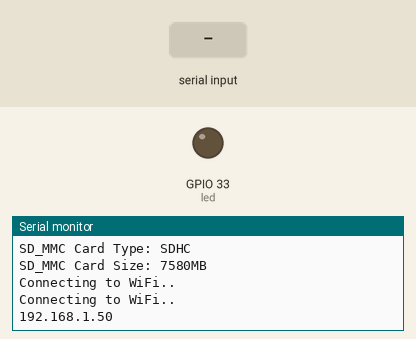
A sketch run on a simulated ESP32. On the bench: output pins drawn as LEDs (lit = HIGH), the last lines printed to the serial monitor. The test bench sets the inputs (shaded band). WiFi joins after 1.5 s; servers stay silent unless stated; storage starts empty.

Above: at 3.2 s.
3.3 s: "BUTTONPLACEHOLDER\n" received over Serial
At 4.5 s:
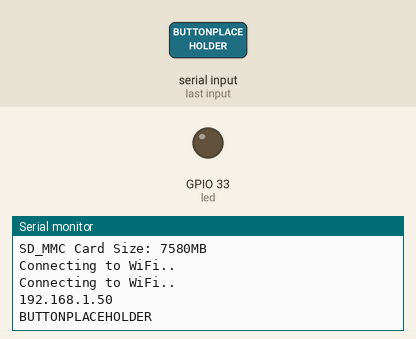
4.8 s: "90,45\n" received over Serial
At 5.6 s:
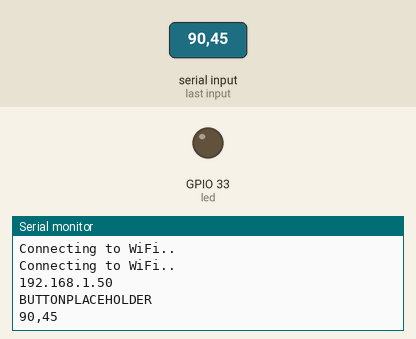
6.3 s: "L90\n" received over Serial
At 6.7 s:
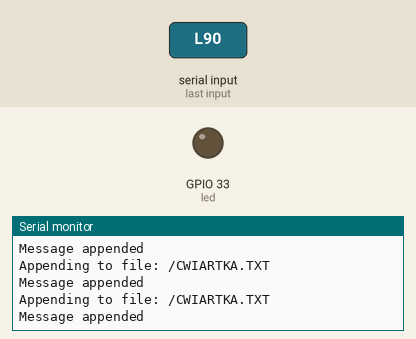

The sketch:

webserver_sd_card_button_POST_disable_button_serial.ino
```cpp
/*
ESP32-CAM
*/

#define Debug
// #define AP

#include <Arduino.h>
#include <WiFi.h>
#include <AsyncTCP.h>
#include <ESPAsyncWebServer.h>
#include "FS.h"
#include "SD_MMC.h"

//PAddress local_ip(192, 168, 10, 1);
//IPAddress gateway(192, 168, 10, 1);
//IPAddress subnet(255, 255, 255, 0);

int licznik = 0;
char bufor[50];

// Replace with your network credentials
#ifdef AP
const char* ssid = "arek_mistrz";
const char* password = "123456789";
#else
const char* ssid = "bb9_optout_nomap";
const char* password = "aperVEMALB";
#endif

// Auxiliar variables to store the current output state
//String outputLEDState = "off";
const int led = 33;

// Set to true to define Relay as Normally Open (NO)
const char* PARAM_INPUT_1 = "lewa";
const char* PARAM_INPUT_2 = "prawa";

// Variables to save values from HTML form
String lewa;
String prawa;

// Variable to detect whether a new request occurred
bool newRequest = false;
bool stan;

String inputString = "";      // a String to hold incoming data
bool stringComplete = false;  // whether the string is complete

char id1[2];
//String id1;
int id2, id3;
char buf[60];


const char admin_html[] PROGMEM = R"rawliteral(
<!DOCTYPE html>
<html>
<head>
  <title>Dwie zmienne</title>
  <meta name="viewport" content="width=device-width, initial-scale=1">
</head>
<body>
  <h1>rawliteral</h1>
    <form action="/admin.html" method="POST">
      <label for="lewa">Lewa:</label>
      <input type="number" name="lewa">

      <br><br>

      <label for="prawa">Prawa:</label>
      <input type="number" name="prawa">
      <br><br>

  %BUTTONPLACEHOLDER%
  </form>
<script>

setInterval(function ( ) {
  var xhttp = new XMLHttpRequest();
  xhttp.onreadystatechange = function() {
    if (this.readyState == 4 && this.status == 200) {

      var outputStateM;
      if( this.responseText == 1){
        outputStateM = "<input type=\"submit\" value=\"GO!\" disabled=\"disabled\">";
      }
      else {
        outputStateM = "<input type=\"submit\" value=\"GO!\">";
      }
        document.getElementById("outputState").innerHTML = outputStateM;
    }
  };
  xhttp.open("GET", "/state", true);
  xhttp.send();
}, 2000 ) ;
</script>
</body>
</html>
)rawliteral";

// Replaces placeholder with button section in your web page
String processor(const String& var) {
  //Serial.println(var);
  if (var == "BUTTONPLACEHOLDER") {
    String buttons = "";
    //String outputStateValue = outputState();
    buttons += "<span id=\"outputState\"></span></h4>";
    return buttons;
  }
  return String();
}

// Create AsyncWebServer object on port 80
AsyncWebServer server(80);

void initSDCard() {
  if (!SD_MMC.begin()) {
#ifdef Debug
    Serial.println("Card Mount Failed");
#endif
    return;
  }
  uint8_t cardType = SD_MMC.cardType();
  if (cardType == CARD_NONE) {
#ifdef Debug
    Serial.println("No SD card attached");
#endif
    return;
  }

#ifdef Debug
  Serial.print("SD_MMC Card Type: ");
  if (cardType == CARD_MMC) {
    Serial.println("MMC");
  } else if (cardType == CARD_SD) {
    Serial.println("SDSC");
  } else if (cardType == CARD_SDHC) {
    Serial.println("SDHC");
  } else {
    Serial.println("UNKNOWN");
  }

  uint64_t cardSize = SD_MMC.cardSize() / (1024 * 1024);
  Serial.printf("SD_MMC Card Size: %lluMB\n", cardSize);
#endif
}

void deinitSDCard() {
  SD_MMC.end();
}


void setup() {
  pinMode(led, OUTPUT);
  Serial.begin(115200);
  inputString.reserve(10);
  //initWiFi();
  initSDCard();
// Remove the password parameter, if you want the AP (Access Point) to be open
#ifdef AP
  WiFi.softAP(ssid, password);
#else
  // Connect to Wi-Fi
  WiFi.begin(ssid, password);
  while (WiFi.status() != WL_CONNECTED) {
    delay(1000);
    Serial.println("Connecting to WiFi..");
  }
  Serial.println(WiFi.localIP());
#endif

  //WiFi.softAPConfig(local_ip, gateway, subnet);

  server.on("/", HTTP_GET, [](AsyncWebServerRequest* request) {
    request->send(SD_MMC, "/www/csv/print.html", "text/html");
  });


  /*
  server.on("/foo.html", HTTP_GET, [](AsyncWebServerRequest* request) {
    request->send(SD_MMC, "/www/foo.html", "text/html");
  });
  */
  server.serveStatic("/", SD_MMC, "/");

  // Handle request (form)
  server.on("/admin.html", HTTP_POST, [](AsyncWebServerRequest* request) {
    int params = request->params();
    for (int i = 0; i < params; i++) {
      AsyncWebParameter* p = request->getParam(i);
      if (p->isPost()) {
        // HTTP POST input1 value (direction)
        if (p->name() == PARAM_INPUT_1) {
          lewa = p->value().c_str();
          Serial.print("lewa: ");
          Serial.println(lewa);
        }
        // HTTP POST input2 value (steps)
        if (p->name() == PARAM_INPUT_2) {
          prawa = p->value().c_str();
          Serial.print("prawa: ");
          Serial.println(prawa);
        }
      }
    }
    //request->send(SD_MMC, "/www/index.html", "text/html");
    request->send_P(200, "text/html", admin_html, processor);
    newRequest = true;
  });

  // Route for root / web page
  server.on("/admin.html", HTTP_GET, [](AsyncWebServerRequest* request) {
    request->send_P(200, "text/html", admin_html, processor);
  });
  // Send a GET request to <ESP_IP>/state
  server.on("/state", HTTP_GET, [](AsyncWebServerRequest* request) {
    //  request->send(200, "text/plain", String(digitalRead(output)).c_str());
    request->send(200, "text/plain", String(stan));
  });

  server.begin();
}

void readSerial() {
  while (Serial.available()) {
    // get the new byte:
    char inChar = (char)Serial.read();
    // add it to the inputString:
    inputString += inChar;
    // if the incoming character is a newline, set a flag so the main loop can
    // do something about it:
    if (inChar == '\n') {
      stringComplete = true;
    }
  }
}

//void appendFile(fs::FS &fs, const char * path, char * message){
void appendFile(fs::FS& fs, const char* path, const char* message) {
#ifdef Debug
  Serial.printf("Appending to file: %s\n", path);
#endif

  File file = fs.open(path, FILE_APPEND);
  if (!file) {
#ifdef Debug
    Serial.println("Failed to open file for appending");
#endif
    return;
  }
  if (file.print(message)) {
#ifdef Debug
    Serial.println("Message appended");
#endif
  } else {
    Serial.println("Append failed");
  }
}


/*
void split(String wejscie) {
  int maxIndex = wejscie.length() - 1;
  int index = 0;
  int next_index;
  String data_word;
  do {
    next_index = wejscie.indexOf(';', index);
    data_word = wejscie.substring(index, next_index);
    Serial.print("Output line: ");
    Serial.println(data_word);
    index = next_index + 1;
  } while ((next_index != -1) && (next_index < maxIndex));
}
*/


void loop() {
  /*
  licznik++;
  delay(5000);
  stan = 1;
  delay(5000);
  stan = 0;
*/

  if (newRequest) {  //tutaj wchodzimy gdy wcisniemy przycisk GO! przez www
    Serial.println("tu");
    newRequest = false;
  }
  /*
  delay(5000);
  licznik++;
  sprintf(bufor, "%d", licznik);
  Serial.println(licznik);
  appendFile(SD_MMC, "/www/index.html", "dupa");
  appendFile(SD_MMC, "/www/index.html", bufor);
  appendFile(SD_MMC, "/www/index.html", "\n");
  */
  //-----------!!!--------
  readSerial();   //musimy odczytać co mamy w serialu
  if (stringComplete) {
#ifdef Debug
    Serial.println(inputString);
#endif
    id2 = 0;
    id3 = 0;
    inputString.toCharArray(buf, inputString.length());  //przerabiamy inputString na char array
    int n = sscanf(buf, "%c;%d;%d", &id1, &id2, &id3);   //wyciagamy poszczegolne info
#ifdef Debug

    //--------------- zapis na karcie SD --------------
    //strona	numer	fallstart	RT	  ET	  ET+RT
    //id1           id2       id3   id4   id5
    // if (id1[0] == 'L' || id1[0] == 'P') {  //jesli rowne "L"
    if (id1[0] == 'L' || id1[0] == 'P') {  //jesli rowne "L"
      Serial.println(buf);
      Serial.print("n= ");
      Serial.println(n);
      Serial.print("id1= ");
      Serial.println(id1);
      Serial.print("id2= ");
      Serial.println(id2);
      Serial.print("id3= ");
      Serial.println(id3);

      appendFile(SD_MMC, "/CWIARTKA.TXT", id1);
      appendFile(SD_MMC, "/CWIARTKA.TXT", ";");
      if (id1[0] == 'L') {
        sprintf(bufor, "%s;", lewa);  //zmieniamy na char*
        lewa = "";
      } else {
        sprintf(bufor, "%s;", prawa);  //zmieniamy na char*
        prawa = "";
      }
      appendFile(SD_MMC, "/CWIARTKA.TXT", bufor);
      sprintf(bufor, "%d;", id2);  //zmieniamy na char*
      appendFile(SD_MMC, "/CWIARTKA.TXT", bufor);
      sprintf(bufor, "%d", id3);
      appendFile(SD_MMC, "/CWIARTKA.TXT", bufor);
      appendFile(SD_MMC, "/CWIARTKA.TXT", "\n");
    }

#endif
    //split(inputString);
    // clear the string:
    inputString = "";
    stringComplete = false;
  }
}
```

Measured:
- after the input at 3.3 s, the serial monitor: prints a new line at once (image 1)
- after the input at 4.8 s, the serial monitor: prints a new line at once (image 2)
- after the input at 6.3 s, the serial monitor: prints a new line at once (image 3)
